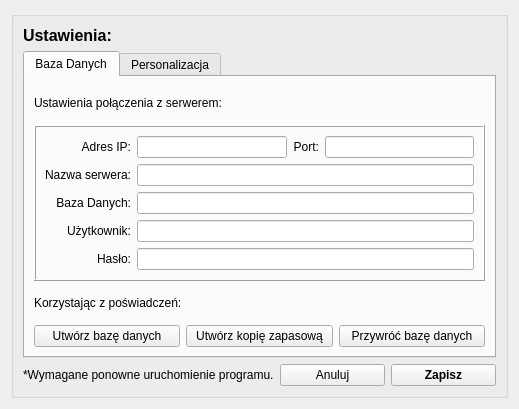
<?xml version="1.0" encoding="UTF-8"?>
<ui version="4.0">
 <class>Form</class>
 <widget class="QWidget" name="Form">
  <property name="geometry">
   <rect>
    <x>0</x>
    <y>0</y>
    <width>519</width>
    <height>409</height>
   </rect>
  </property>
  <property name="windowTitle">
   <string>Form</string>
  </property>
  <layout class="QGridLayout" name="gridLayout_5">
   <item row="0" column="0">
    <widget class="QGroupBox" name="groupBox">
     <property name="title">
      <string/>
     </property>
     <layout class="QGridLayout" name="gridLayout_4">
      <item row="0" column="0">
       <widget class="QLabel" name="label">
        <property name="font">
         <font>
          <pointsize>12</pointsize>
          <weight>75</weight>
          <bold>true</bold>
         </font>
        </property>
        <property name="text">
         <string>Ustawienia:</string>
        </property>
       </widget>
      </item>
      <item row="2" column="1">
       <widget class="QPushButton" name="pushButtonCancel">
        <property name="focusPolicy">
         <enum>Qt::StrongFocus</enum>
        </property>
        <property name="text">
         <string>Anuluj</string>
        </property>
       </widget>
      </item>
      <item row="2" column="0">
       <widget class="QLabel" name="label_11">
        <property name="text">
         <string>*Wymagane ponowne uruchomienie programu.</string>
        </property>
       </widget>
      </item>
      <item row="2" column="2">
       <widget class="QPushButton" name="pushButtonSave">
        <property name="font">
         <font>
          <weight>75</weight>
          <bold>true</bold>
         </font>
        </property>
        <property name="text">
         <string>Zapisz</string>
        </property>
       </widget>
      </item>
      <item row="1" column="0" colspan="3">
       <widget class="QTabWidget" name="tabWidget">
        <property name="currentIndex">
         <number>0</number>
        </property>
        <widget class="QWidget" name="tab_3">
         <attribute name="title">
          <string>Baza Danych</string>
         </attribute>
         <layout class="QGridLayout" name="gridLayout_2">
          <item row="2" column="0" colspan="3">
           <widget class="QFrame" name="frame">
            <property name="frameShape">
             <enum>QFrame::Box</enum>
            </property>
            <property name="frameShadow">
             <enum>QFrame::Raised</enum>
            </property>
            <layout class="QGridLayout" name="gridLayout">
             <item row="0" column="0">
              <widget class="QLabel" name="label_7">
               <property name="text">
                <string>Adres IP:</string>
               </property>
               <property name="alignment">
                <set>Qt::AlignRight|Qt::AlignTrailing|Qt::AlignVCenter</set>
               </property>
              </widget>
             </item>
             <item row="0" column="1">
              <widget class="QLineEdit" name="lineEditIPAdress"/>
             </item>
             <item row="0" column="2">
              <widget class="QLabel" name="label_8">
               <property name="text">
                <string>Port:</string>
               </property>
               <property name="alignment">
                <set>Qt::AlignRight|Qt::AlignTrailing|Qt::AlignVCenter</set>
               </property>
              </widget>
             </item>
             <item row="0" column="3">
              <widget class="QLineEdit" name="lineEditServerPort"/>
             </item>
             <item row="1" column="0">
              <widget class="QLabel" name="label_3">
               <property name="text">
                <string>Nazwa serwera:</string>
               </property>
               <property name="alignment">
                <set>Qt::AlignRight|Qt::AlignTrailing|Qt::AlignVCenter</set>
               </property>
              </widget>
             </item>
             <item row="1" column="1" colspan="3">
              <widget class="QLineEdit" name="lineEditServerName"/>
             </item>
             <item row="2" column="0">
              <widget class="QLabel" name="label_4">
               <property name="text">
                <string>Baza Danych:</string>
               </property>
               <property name="alignment">
                <set>Qt::AlignRight|Qt::AlignTrailing|Qt::AlignVCenter</set>
               </property>
              </widget>
             </item>
             <item row="2" column="1" colspan="3">
              <widget class="QLineEdit" name="lineEditDataBaseName"/>
             </item>
             <item row="3" column="0">
              <widget class="QLabel" name="label_5">
               <property name="text">
                <string>Użytkownik:</string>
               </property>
               <property name="alignment">
                <set>Qt::AlignRight|Qt::AlignTrailing|Qt::AlignVCenter</set>
               </property>
              </widget>
             </item>
             <item row="3" column="1" colspan="3">
              <widget class="QLineEdit" name="lineEditDataBaseUser"/>
             </item>
             <item row="4" column="0">
              <widget class="QLabel" name="label_6">
               <property name="text">
                <string>Hasło:</string>
               </property>
               <property name="alignment">
                <set>Qt::AlignRight|Qt::AlignTrailing|Qt::AlignVCenter</set>
               </property>
              </widget>
             </item>
             <item row="4" column="1" colspan="3">
              <widget class="QLineEdit" name="lineEditDataBasePassword"/>
             </item>
            </layout>
           </widget>
          </item>
          <item row="0" column="0" colspan="2">
           <widget class="QLabel" name="label_2">
            <property name="text">
             <string>Ustawienia połączenia z serwerem:</string>
            </property>
           </widget>
          </item>
          <item row="4" column="1">
           <widget class="QPushButton" name="pushButtonCloneDatabase">
            <property name="text">
             <string>Utwórz kopię zapasową</string>
            </property>
           </widget>
          </item>
          <item row="4" column="0">
           <widget class="QPushButton" name="pushButtonCreateDatabase">
            <property name="text">
             <string>Utwórz bazę danych</string>
            </property>
           </widget>
          </item>
          <item row="4" column="2">
           <widget class="QPushButton" name="pushButtonBackupDatabase">
            <property name="text">
             <string>Przywróć bazę danych</string>
            </property>
           </widget>
          </item>
          <item row="3" column="0" colspan="2">
           <widget class="QLabel" name="label_15">
            <property name="text">
             <string>Korzystając z poświadczeń:</string>
            </property>
           </widget>
          </item>
         </layout>
        </widget>
        <widget class="QWidget" name="tab_4">
         <property name="minimumSize">
          <size>
           <width>467</width>
           <height>0</height>
          </size>
         </property>
         <attribute name="title">
          <string>Personalizacja</string>
         </attribute>
         <layout class="QGridLayout" name="gridLayout_3">
          <item row="3" column="4">
           <widget class="QSpinBox" name="spinBox_2">
            <property name="minimum">
             <number>1</number>
            </property>
            <property name="maximum">
             <number>1000</number>
            </property>
            <property name="value">
             <number>10</number>
            </property>
           </widget>
          </item>
          <item row="0" column="1" colspan="3">
           <widget class="QComboBox" name="comboBoxProgramMotive">
            <item>
             <property name="text">
              <string>Dark</string>
             </property>
            </item>
            <item>
             <property name="text">
              <string>Fusion</string>
             </property>
            </item>
            <item>
             <property name="text">
              <string>Windows</string>
             </property>
            </item>
           </widget>
          </item>
          <item row="2" column="4">
           <widget class="QSpinBox" name="spinBox">
            <property name="minimum">
             <number>1</number>
            </property>
            <property name="maximum">
             <number>1000</number>
            </property>
            <property name="value">
             <number>10</number>
            </property>
           </widget>
          </item>
          <item row="2" column="0" colspan="4">
           <widget class="QLabel" name="label_13">
            <property name="text">
             <string>Zaznacz produkt jeśli dostępność spadnie poniżej wartości:</string>
            </property>
            <property name="alignment">
             <set>Qt::AlignRight|Qt::AlignTrailing|Qt::AlignVCenter</set>
            </property>
           </widget>
          </item>
          <item row="0" column="0">
           <widget class="QLabel" name="label_9">
            <property name="text">
             <string>Motyw programu:</string>
            </property>
            <property name="alignment">
             <set>Qt::AlignRight|Qt::AlignTrailing|Qt::AlignVCenter</set>
            </property>
           </widget>
          </item>
          <item row="3" column="0" colspan="4">
           <widget class="QLabel" name="label_14">
            <property name="text">
             <string>Zaznacz składnik jeśli dostępność spadnie poniżej wartości:</string>
            </property>
            <property name="alignment">
             <set>Qt::AlignRight|Qt::AlignTrailing|Qt::AlignVCenter</set>
            </property>
           </widget>
          </item>
          <item row="7" column="0">
           <widget class="QLabel" name="label_10">
            <property name="text">
             <string>Licencja ważna do końca:</string>
            </property>
            <property name="alignment">
             <set>Qt::AlignRight|Qt::AlignTrailing|Qt::AlignVCenter</set>
            </property>
           </widget>
          </item>
          <item row="6" column="0">
           <widget class="QLabel" name="label_12">
            <property name="text">
             <string>Program zarejestrowano dla:</string>
            </property>
            <property name="alignment">
             <set>Qt::AlignRight|Qt::AlignTrailing|Qt::AlignVCenter</set>
            </property>
           </widget>
          </item>
          <item row="7" column="1">
           <widget class="QLabel" name="LICENCE_DATE">
            <property name="font">
             <font>
              <weight>75</weight>
              <bold>true</bold>
             </font>
            </property>
            <property name="text">
             <string>LICENCE_DATE</string>
            </property>
           </widget>
          </item>
          <item row="6" column="1">
           <widget class="QLabel" name="LICENCE_USER">
            <property name="font">
             <font>
              <weight>75</weight>
              <bold>true</bold>
             </font>
            </property>
            <property name="text">
             <string>LICENCE_USER</string>
            </property>
           </widget>
          </item>
          <item row="1" column="0" colspan="5">
           <widget class="QCheckBox" name="ANIMATION">
            <property name="layoutDirection">
             <enum>Qt::RightToLeft</enum>
            </property>
            <property name="autoFillBackground">
             <bool>false</bool>
            </property>
            <property name="text">
             <string>Pokaż animację loga przy starcie programu</string>
            </property>
            <property name="checkable">
             <bool>true</bool>
            </property>
            <property name="checked">
             <bool>true</bool>
            </property>
            <property name="tristate">
             <bool>false</bool>
            </property>
           </widget>
          </item>
         </layout>
        </widget>
       </widget>
      </item>
     </layout>
    </widget>
   </item>
  </layout>
 </widget>
 <resources/>
 <connections/>
</ui>
